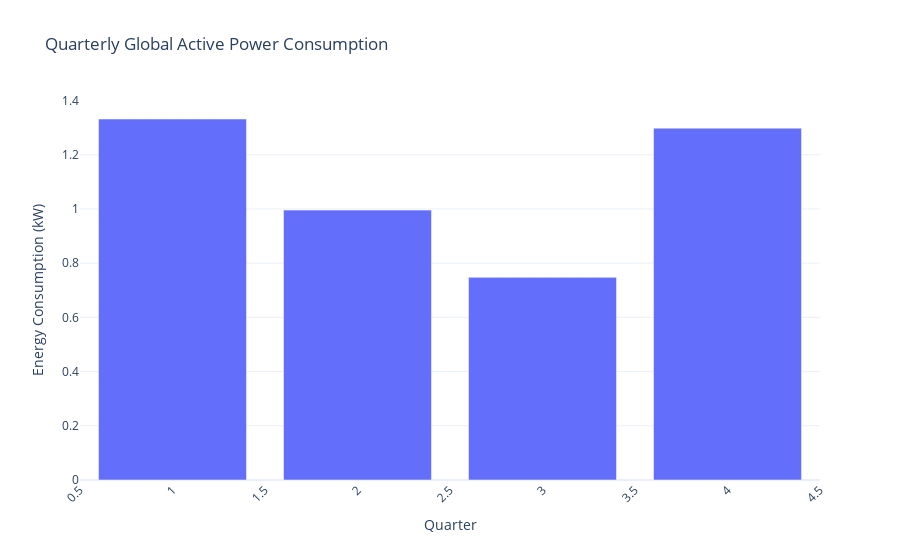

Notebook code for this chart:
### Code cell
df_copy['quarter'] = df_copy['Timestamp'].dt.quarter
hourly_data = df_copy.groupby('quarter')['Global_active_power'].mean().reset_index()
fig = px.bar(hourly_data, x='quarter', y='Global_active_power',
             title='Quarterly Global Active Power Consumption',
             labels={'Global_active_power': 'Energy Consumption (kW)', 'quarter': 'Quarter'},
             template='plotly_white')

fig.update_layout(xaxis_tickangle=-45)
fig.show()

### Figure 1 — Plotly figure (JSON) as saved in the notebook; plotly's stock layout.template omitted (floating-point values rounded to 4 significant figures)
{"data": [{"alignmentgroup": "True", "hovertemplate": "Quarter=%{x}<br>Energy Consumption (kW)=%{y}<extra></extra>", "legendgroup": "", "marker": {"color": "#636efa", "pattern": {"shape": ""}}, "name": "", "offsetgroup": "", "orientation": "v", "showlegend": false, "textposition": "auto", "type": "bar", "x": [1, 2, 3, 4], "xaxis": "x", "y": [1.332, 0.9959, 0.7476, 1.298], "yaxis": "y"}], "layout": {"barmode": "relative", "legend": {"tracegroupgap": 0}, "title": {"text": "Quarterly Global Active Power Consumption"}, "xaxis": {"anchor": "y", "domain": [0, 1], "tickangle": -45, "title": {"text": "Quarter"}}, "yaxis": {"anchor": "x", "domain": [0, 1], "title": {"text": "Energy Consumption (kW)"}}}}
